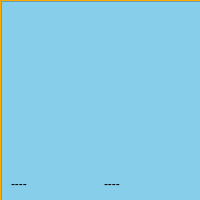
<?xml version="1.0" encoding="UTF-8"?>
<ui version="4.0">
 <class>SlugsPadCameraControl</class>
 <widget class="QWidget" name="SlugsPadCameraControl">
  <property name="geometry">
   <rect>
    <x>0</x>
    <y>0</y>
    <width>200</width>
    <height>200</height>
   </rect>
  </property>
  <property name="minimumSize">
   <size>
    <width>200</width>
    <height>200</height>
   </size>
  </property>
  <property name="windowTitle">
   <string>Form</string>
  </property>
  <property name="styleSheet">
   <string notr="true">background-color: rgb(255, 170, 0);</string>
  </property>
  <layout class="QGridLayout" name="gridLayout">
   <property name="margin">
    <number>1</number>
   </property>
   <property name="spacing">
    <number>1</number>
   </property>
   <item row="0" column="0">
    <widget class="QFrame" name="frame">
     <property name="minimumSize">
      <size>
       <width>200</width>
       <height>200</height>
      </size>
     </property>
     <property name="mouseTracking">
      <bool>true</bool>
     </property>
     <property name="styleSheet">
      <string notr="true">background-color: rgb(135, 206, 235);</string>
     </property>
     <property name="frameShape">
      <enum>QFrame::StyledPanel</enum>
     </property>
     <property name="frameShadow">
      <enum>QFrame::Raised</enum>
     </property>
     <layout class="QGridLayout" name="gridLayout_2">
      <item row="0" column="0">
       <spacer name="verticalSpacer">
        <property name="orientation">
         <enum>Qt::Vertical</enum>
        </property>
        <property name="sizeHint" stdset="0">
         <size>
          <width>20</width>
          <height>156</height>
         </size>
        </property>
       </spacer>
      </item>
      <item row="1" column="0">
       <layout class="QHBoxLayout" name="horizontalLayout">
        <item>
         <widget class="QLabel" name="lbPixel">
          <property name="styleSheet">
           <string notr="true"/>
          </property>
          <property name="text">
           <string>----</string>
          </property>
         </widget>
        </item>
        <item>
         <widget class="QLabel" name="lbDirection">
          <property name="text">
           <string>----</string>
          </property>
         </widget>
        </item>
       </layout>
      </item>
     </layout>
    </widget>
   </item>
  </layout>
 </widget>
 <resources/>
 <connections/>
</ui>
